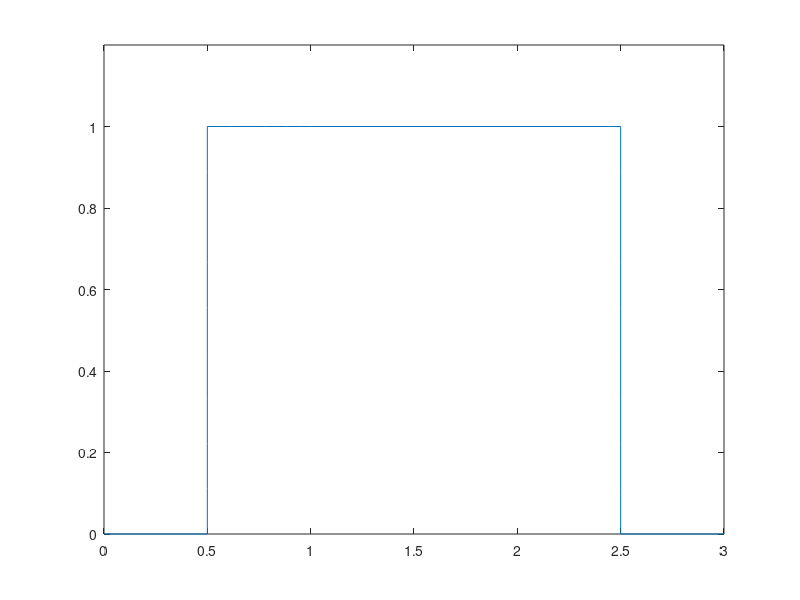

The MATLAB script that drew this image:
%plot square wave

x_zeros = zeros(1,10);

x1 = linspace(0,.5,10)


x2 = [x1 x_zeros+.5 x1+.5 x_zeros+2.5 x1+2.5]


y1 = linspace(0,1,10)
y =  [x_zeros y1 x_zeros+1 y1(end:-1:1) x_zeros]

plot(x2, y)
ylim([0 1.2])
ylim([0 1.2])



